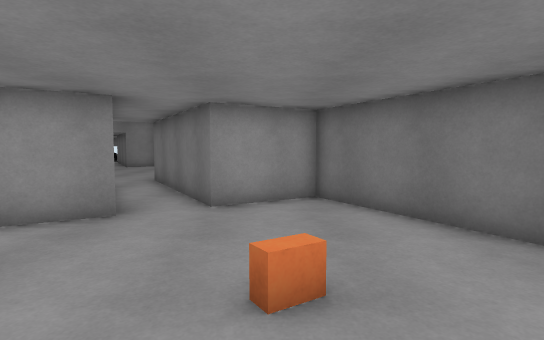
View 1 (above)

20 first-person views from a walk through a Unity game level. The camera is 1.3 m above the floor, tilts 4° down and sees 80° across. The floor is counted in squares, 1 m on a side. Each view is taken from the middle of a square. On the plan, view 1 faces up. The plan holds only what a view shows up to about 14 squares ahead; the rest is blank. The player character is not drawn. Some surface patterns are stand-ins.

View 2
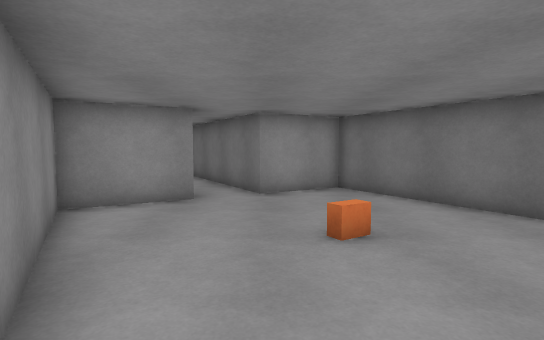

View 3
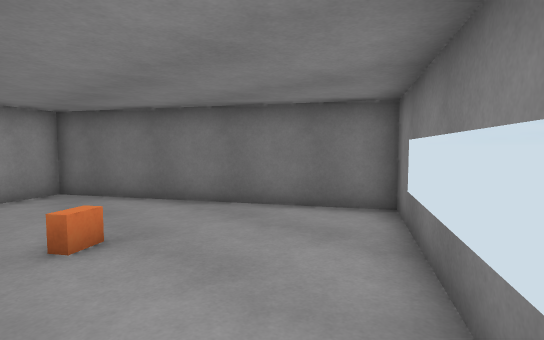

View 4
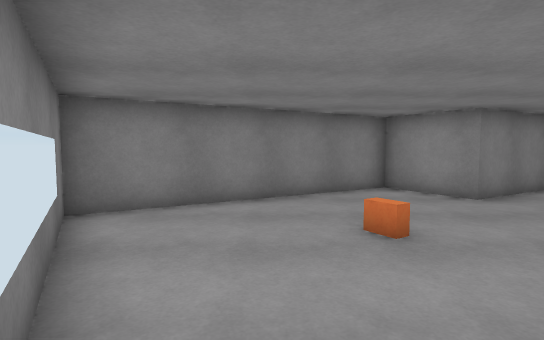

View 5
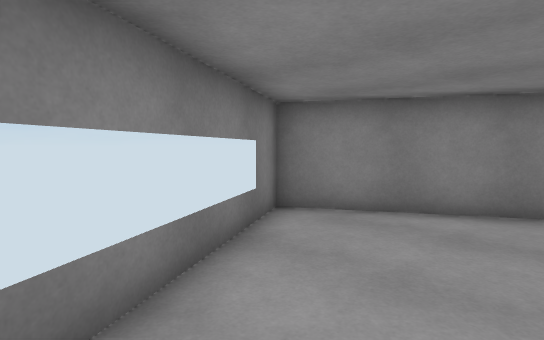

View 6
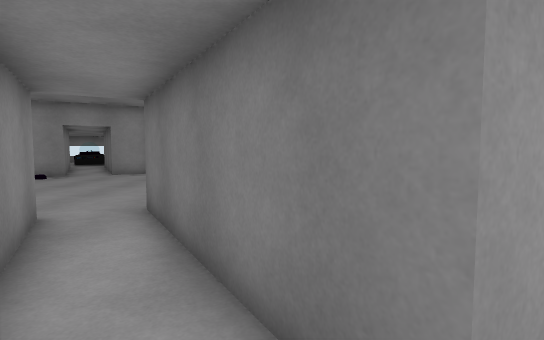

View 7
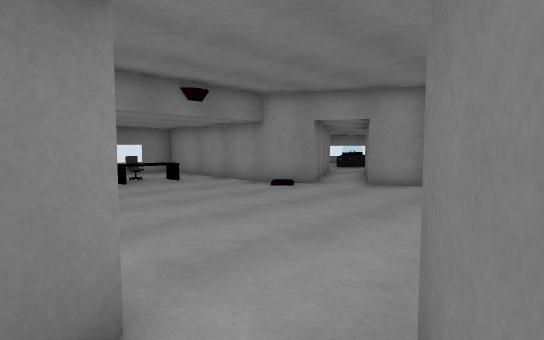

View 8
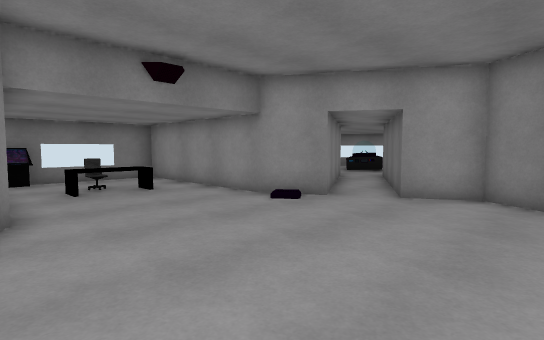

View 9
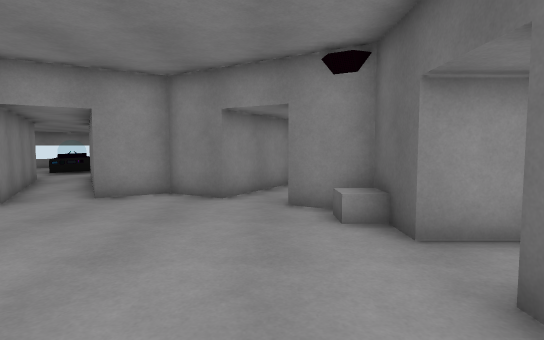

View 10
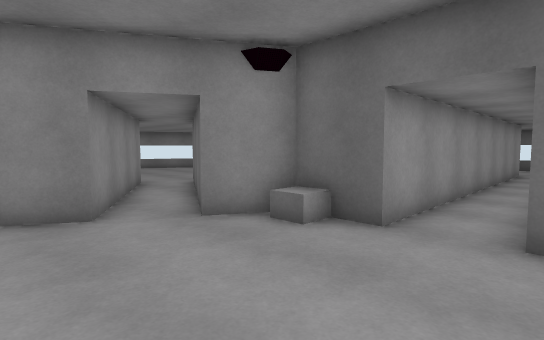

View 11
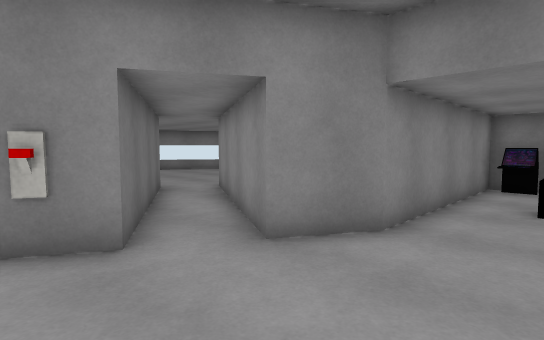

View 12
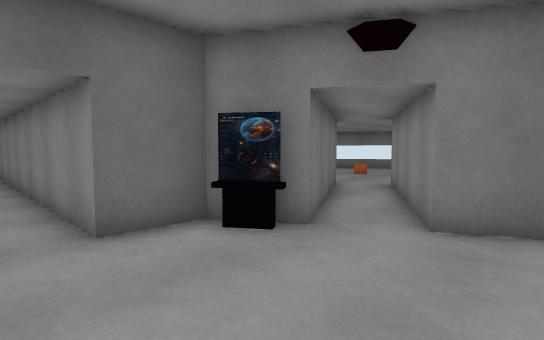

View 13
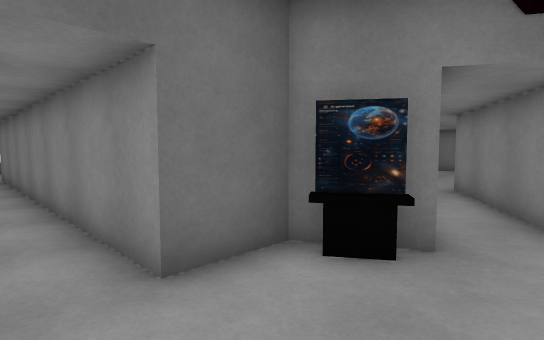

View 14
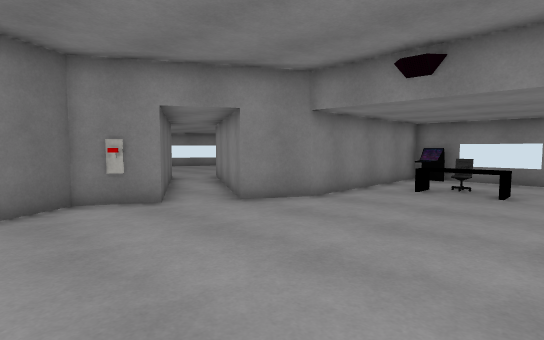

View 15
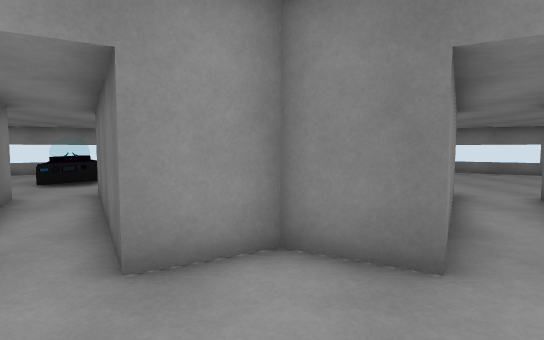

View 16
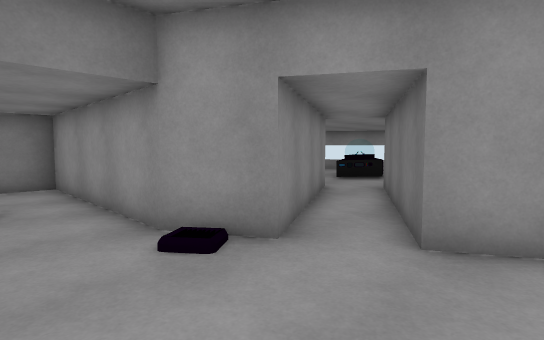

View 17
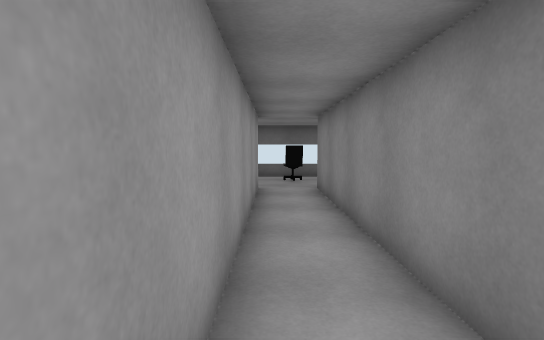

View 18
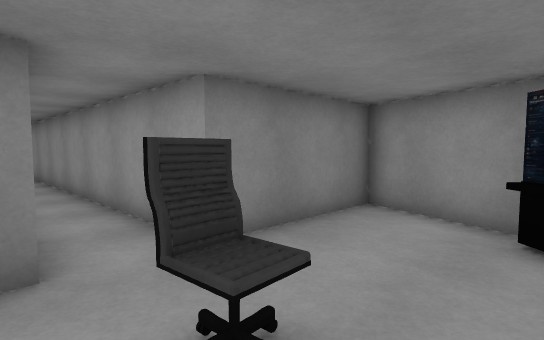

View 19
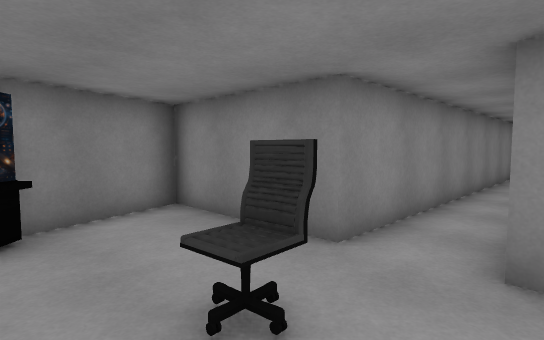

View 20
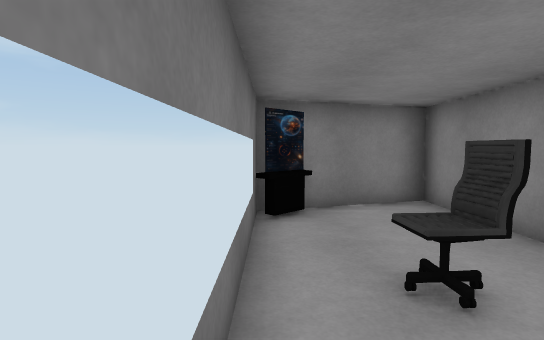

### Floor plan
Points are (right, up) in squares from view 1. A wall is a line through its corners. A room is listed if a view was taken in it or the views show most of it. See-through windows are left out.
Room 1 (views 1, 2, 3, 4, 5, 6)
walls: (-3, 6.1) (-5.4, 4.7) (-1.1, -2.9) (5.5, 0.9) (1.1, 8.5) (-1.3, 7)
ways out: opening at (-3, 7) to room 2
Room 2 (view 7)
walls: (-5.3, 10.1) (-3, 6.1); (-1.3, 7) (-4, 11.6)
ways out: opening at (-3, 7) to room 1; opening at (-5, 11) to room 3
Room 3 (views 8, 9, 10, 11, 12, 13, 14, 15, 16, 17)
walls: (-4, 11.6) (-4.6, 12.7) (-3, 13.7) (-3, 15.6) (10.3, 15.6); (-5.8, 22) (-6.3, 21.2) (-7.9, 22.1) (-9.5, 21.2) (-10, 22); (-11.7, 21.4) (-11.1, 20.3) (-12.8, 19.3) (-19.8, 19.3) (-19.8, 13.7) (-12.8, 13.7) (-11.1, 12.7) (-13.8, 8.1); (-12.2, 7.2) (-9.5, 11.8) (-7.9, 10.9) (-6.3, 11.8) (-5.3, 10.1); (10.3, 17.4) (-3, 17.4) (-3, 19.3) (-4.6, 20.3) (-4.1, 21.1)
ways out: opening at (-5, 11) to room 2; opening at (11, 16.5) to room 4; opening at (-11, 22) to room 5; opening at (-13, 8); opening at (-5, 22)
objects: terminal (-19, 14) to (-19, 15); other object (-17, 16); other object (-16, 16) to (-16, 17); computer (-4, 14)
Room 4 (views 18, 19, 20)
walls: (10.3, 15.6) (10.3, 11.1) (14.3, 12.4) (14.3, 18.8); (13.3, 20.9) (10.3, 21.9) (10.3, 17.4)
ways out: opening at (11, 16.5) to room 3
objects: other object (12, 16) to (13, 16); computer (14, 13); computer (14, 20)
Room 5 (no view inside)
walls: (-12.9, 23.3) (-11.7, 21.4); (-10, 22) (-11.7, 25)
ways out: opening at (-11, 22) to room 3; opening at (-13, 24)

Where each view was taken, in squares from view 1:
view 1: 0 up, 0 right, facing up
view 2: 2 down, 1 left, facing up
view 3: 2 down, 1 left, facing up-right
view 4: 1 up, 5 right, facing left
view 5: 2 up, 4 right, facing down-left
view 6: 6 up, 2 left, facing up
view 7: 11 up, 4 left, facing up-left
view 8: 13 up, 6 left, facing up-left
view 9: 13 up, 5 left, facing up
view 10: 15 up, 8 left, facing up-right
view 11: 16 up, 8 left, facing down-left
view 12: 17 up, 8 left, facing down-right
view 13: 17 up, 6 left, facing down-right
view 14: 19 up, 6 left, facing down-left
view 15: 18 up, 8 left, facing up
view 16: 17 up, 8 left, facing up-left
view 17: 17 up, 0 right, facing right
view 18: 15 up, 14 right, facing up-left
view 19: 18 up, 14 right, facing down-left
view 20: 19 up, 14 right, facing down
